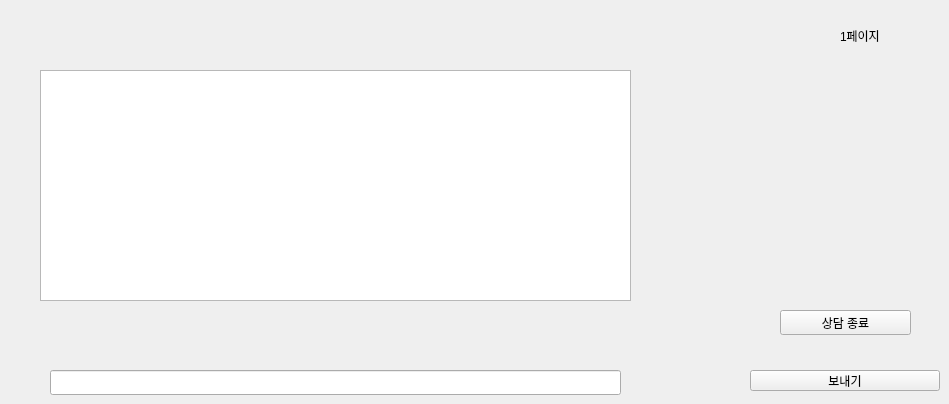
      <widget class="QWidget" name="page_16">
       <widget class="QTextBrowser" name="text_s_counsel">
        <property name="geometry">
         <rect>
          <x>40</x>
          <y>70</y>
          <width>591</width>
          <height>231</height>
         </rect>
        </property>
       </widget>
       <widget class="QLineEdit" name="line_s_snd">
        <property name="geometry">
         <rect>
          <x>50</x>
          <y>370</y>
          <width>571</width>
          <height>25</height>
         </rect>
        </property>
       </widget>
       <widget class="QPushButton" name="btn_s_snd">
        <property name="geometry">
         <rect>
          <x>750</x>
          <y>370</y>
          <width>190</width>
          <height>21</height>
         </rect>
        </property>
        <property name="text">
         <string>보내기</string>
        </property>
       </widget>
       <widget class="QLabel" name="label_44">
        <property name="geometry">
         <rect>
          <x>840</x>
          <y>20</y>
          <width>81</width>
          <height>31</height>
         </rect>
        </property>
        <property name="text">
         <string>1페이지</string>
        </property>
       </widget>
       <widget class="QPushButton" name="btn_s_end">
        <property name="geometry">
         <rect>
          <x>780</x>
          <y>310</y>
          <width>131</width>
          <height>25</height>
         </rect>
        </property>
        <property name="text">
         <string>상담 종료</string>
        </property>
       </widget>
      </widget>
